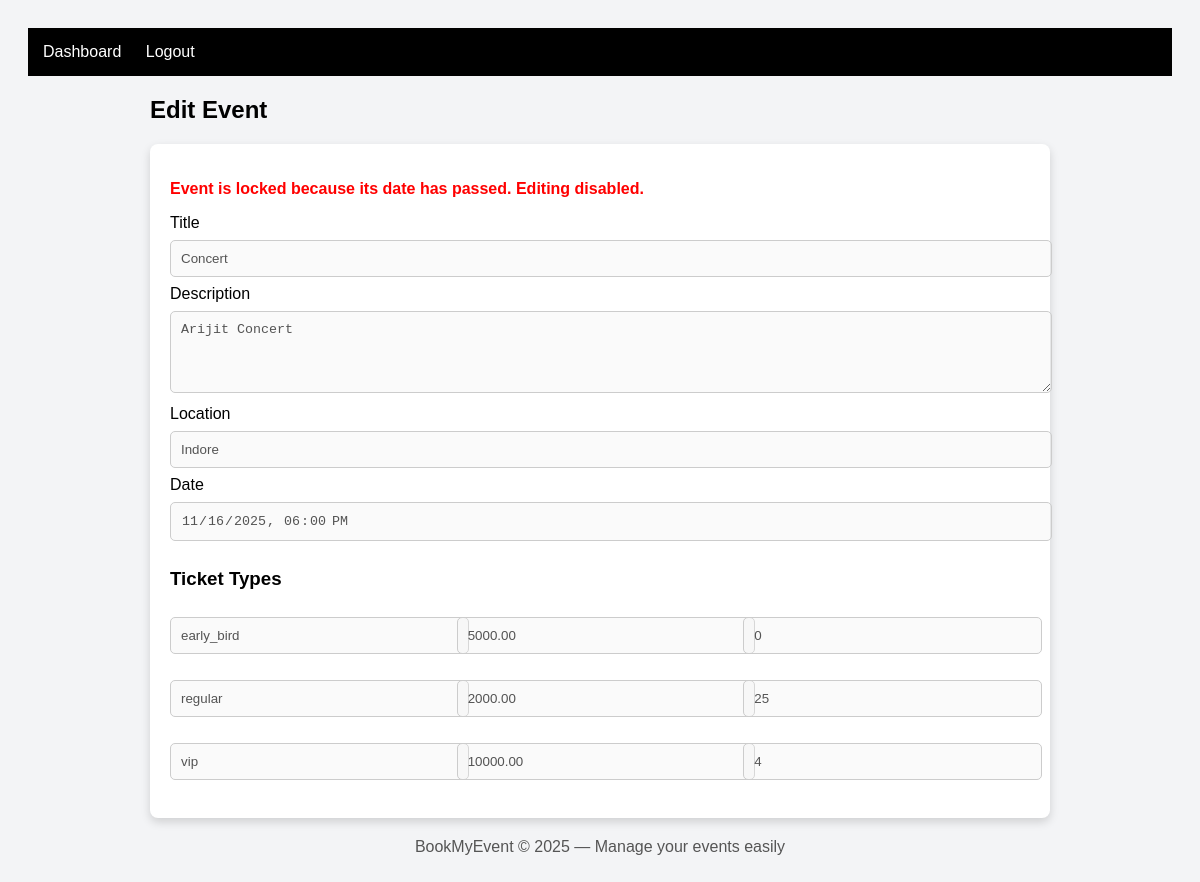
Page /event/edit/1/ (signed in) on the committed database.
### eventApp/models.py (models this page shows, shortened)
class Event(models.Model):
    organizer = models.ForeignKey(
        settings.AUTH_USER_MODEL, on_delete=models.CASCADE, related_name="organized_events"
    )
    title = models.CharField(max_length=200)
    description = models.TextField()
    location = models.CharField(max_length=200)
    date = models.DateTimeField()
    created_at = models.DateTimeField(auto_now_add=True)
    updated_at = models.DateTimeField(auto_now=True)
    is_active = models.BooleanField(default=True)

class TicketType(models.Model):
    event = models.ForeignKey(Event, on_delete=models.CASCADE, related_name="ticket_types")
    name = models.CharField(max_length=50, choices=TICKET_TYPE_CHOICES)
    price = models.DecimalField(max_digits=10, decimal_places=2)
    quantity = models.PositiveIntegerField()

### eventApp/views.py (the view, shortened to what this page needs)
# urls.py: path('edit/<int:event_id>/', views.edit_event, name='edit_event'),
@login_required
def edit_event(request, event_id):
    event = get_object_or_404(Event, id=event_id, organizer=request.user)
    editing_locked = event.date < timezone.now()
    ticket_types = TicketType.objects.filter(event=event)
    context = {
        "event": event,
        "ticket_types": ticket_types,
        "editing_locked": editing_locked,
    }
    return render(request, "edit_event.html", context)

### template/edit_event.html (shortened to what this page needs)
<!DOCTYPE html>
<html>
<head>
</head>
<body>
<nav>
    <a href="/manage/">Dashboard</a>
    <a href="/logout/">Logout</a>
</nav>
<div class="container">
    <h2>Edit Event</h2>
    <div class="box">
        {% if editing_locked %}
            <p style="color:red; font-weight:bold;">
                Event is locked because its date has passed. Editing disabled.
            </p>
        {% endif %}
        <form method="POST">
            <label>Title</label>
            <input type="text" name="title" value="{{ event.title }}" {% if editing_locked %}disabled{% endif %}>
            <label>Description</label>
            <textarea name="description" rows="4" {% if editing_locked %}disabled{% endif %}>{{ event.description }}</textarea>
            <label>Location</label>
            <input type="text" name="location" value="{{ event.location }}" {% if editing_locked %}disabled{% endif %}>
            <label>Date</label>
            <input type="datetime-local" name="date" value="{{ event.date|date:'Y-m-d\TH:i' }}" {% if editing_locked %}disabled{% endif %}>
            <h3>Ticket Types</h3>
            {% for t in ticket_types %}
            <div class="ticket-row">
                <input type="text" name="name_{{ t.id }}" value="{{ t.name }}" {% if editing_locked %}disabled{% endif %}>
                <input type="number" name="price_{{ t.id }}" value="{{ t.price }}" {% if editing_locked %}disabled{% endif %}>
                <input type="number" name="quantity_{{ t.id }}" value="{{ t.quantity }}" {% if editing_locked %}disabled{% endif %}>
            </div>
            {% endfor %}
        </form>
    </div>
</div>
<footer>
    BookMyEvent © 2025 — Manage your events easily
</footer>
</body>
</html>

### template/edit_event.html (style rules this page uses)
body { font-family: Arial; background: #f3f4f6; padding: 20px; }
.container { width: 900px; margin: auto; }
.box { background: white; padding: 20px; border-radius: 8px; box-shadow: 0 4px 10px rgba(0,0,0,0.15); margin-top: 20px; }
input, textarea { width: 100%; padding: 10px; margin: 8px 0; border-radius: 5px; border: 1px solid #ccc; }
.ticket-row { display: grid; grid-template-columns: 1fr 1fr 1fr auto; gap: 10px; align-items: center; margin-bottom: 10px; }
nav { background: black; padding: 15px; }
nav a { color: white; text-decoration: none; margin-right: 20px; }
footer { text-align: center; padding: 20px; color: #555; }

### rows in the picture
Event: title "Concert", description "Arijit Concert", location "Indore", date "11/16/2025 18:00"
TicketType: name "early_bird", price "5000.00", quantity "0"
TicketType: name "regular", price "2000.00", quantity "25"
TicketType: name "vip", price "10000.00", quantity "4"
